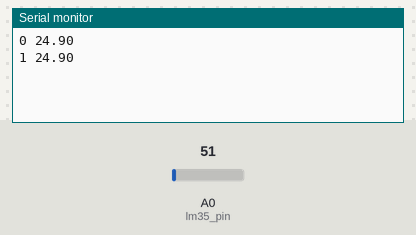
Recording of a sketch running on a simulated Arduino Uno, built with avr-gcc and run on an emulated ATmega328P. On the bench: the last lines printed to the serial monitor. The inputs (shaded band) are chosen by the test bench; at power-on: A0 (lm35_pin) = 51.

Above: at 1.8 s.
1.9 s: A0 (lm35_pin) set to 61
At 2.8 s:
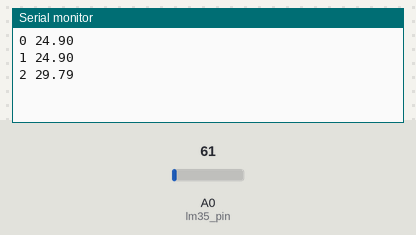
3.4 s: A0 (lm35_pin) set to 71
At 4.7 s:
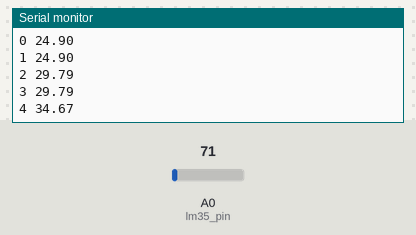
Timing chart, 0 to 6.4 s (numbered marks = the images above; inputs shaded):
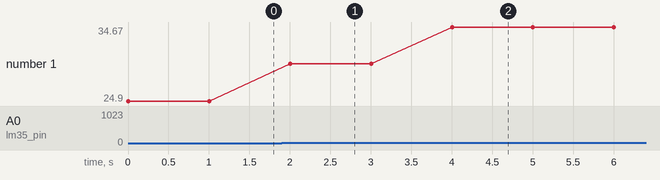

The sketch:

temp.ino
```cpp
#define lm35_pin A0

int lm35;
float temp;
unsigned long czas;

void setup() {
  Serial.begin(9600);
}

void loop() {
  czas = millis();

  lm35 = analogRead(lm35_pin);
  temp = (5.0 * lm35 * 100.0)/1024.0;

  Serial.print(czas/1000);
  Serial.print(" ");
  Serial.println(temp);

  delay(1000);
}
```

Measured:
- after the input at 1.9 s, the serial monitor: prints a new line after 0.10 s (image 1)
- after the input at 3.4 s, the serial monitor: prints a new line after 0.60 s (image 2)
- plotted number 1: 24.9 → 29.79 after the input at 1.9 s, 29.79 → 34.67 after the input at 3.4 s
